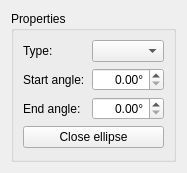
<ui version="4.0" >
 <class>EllipseShapeConfigWidget</class>
 <widget class="QWidget" name="EllipseShapeConfigWidget" >
  <property name="geometry" >
   <rect>
    <x>0</x>
    <y>0</y>
    <width>187</width>
    <height>173</height>
   </rect>
  </property>
  <property name="windowTitle" >
   <string>Ellipse Shape</string>
  </property>
  <layout class="QVBoxLayout" >
   <item>
    <widget class="QGroupBox" name="groupBox" >
     <property name="title" >
      <string>Properties</string>
     </property>
     <layout class="QGridLayout" >
      <item row="0" column="0" >
       <widget class="QLabel" name="label_3" >
        <property name="text" >
         <string>Type:</string>
        </property>
       </widget>
      </item>
      <item row="0" column="1" >
       <widget class="QComboBox" name="ellipseType" />
      </item>
      <item row="1" column="0" >
       <widget class="QLabel" name="label" >
        <property name="text" >
         <string>Start angle:</string>
        </property>
       </widget>
      </item>
      <item row="1" column="1" >
       <widget class="QDoubleSpinBox" name="startAngle" >
        <property name="alignment" >
         <set>Qt::AlignRight|Qt::AlignTrailing|Qt::AlignVCenter</set>
        </property>
        <property name="suffix" >
         <string>°</string>
        </property>
       </widget>
      </item>
      <item row="2" column="0" >
       <widget class="QLabel" name="label_2" >
        <property name="text" >
         <string>End angle:</string>
        </property>
       </widget>
      </item>
      <item row="2" column="1" >
       <widget class="QDoubleSpinBox" name="endAngle" >
        <property name="alignment" >
         <set>Qt::AlignRight|Qt::AlignTrailing|Qt::AlignVCenter</set>
        </property>
        <property name="suffix" >
         <string>°</string>
        </property>
       </widget>
      </item>
      <item row="3" column="0" colspan="2" >
       <widget class="QPushButton" name="closeEllipse" >
        <property name="text" >
         <string>Close ellipse</string>
        </property>
       </widget>
      </item>
     </layout>
    </widget>
   </item>
  </layout>
 </widget>
 <resources/>
 <connections/>
</ui>
